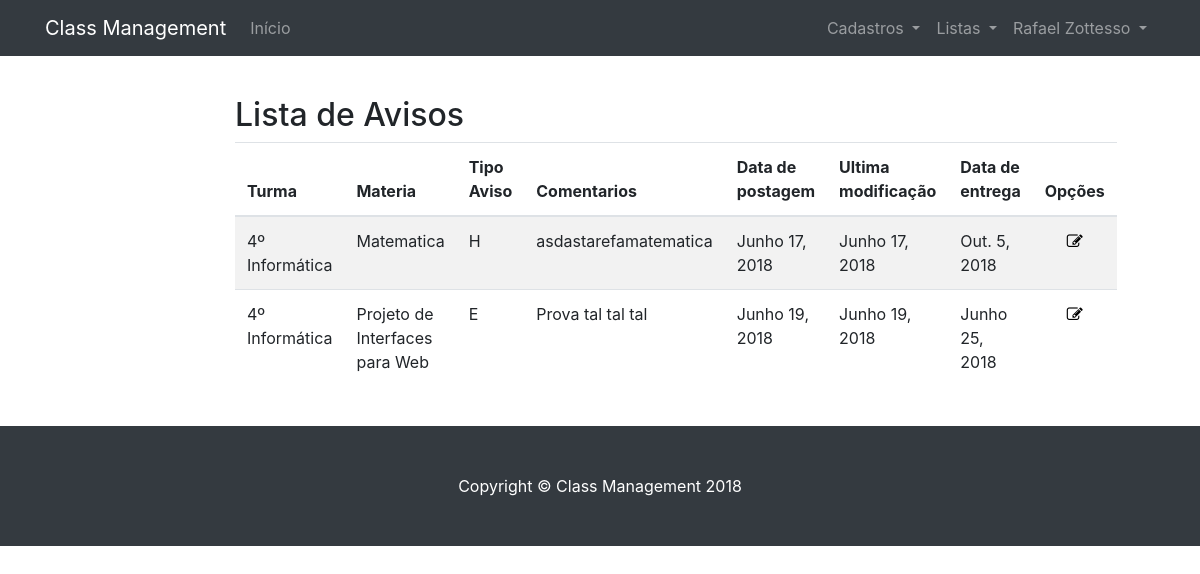
The app's page /visualizar/aviso/ (signed in), older data.
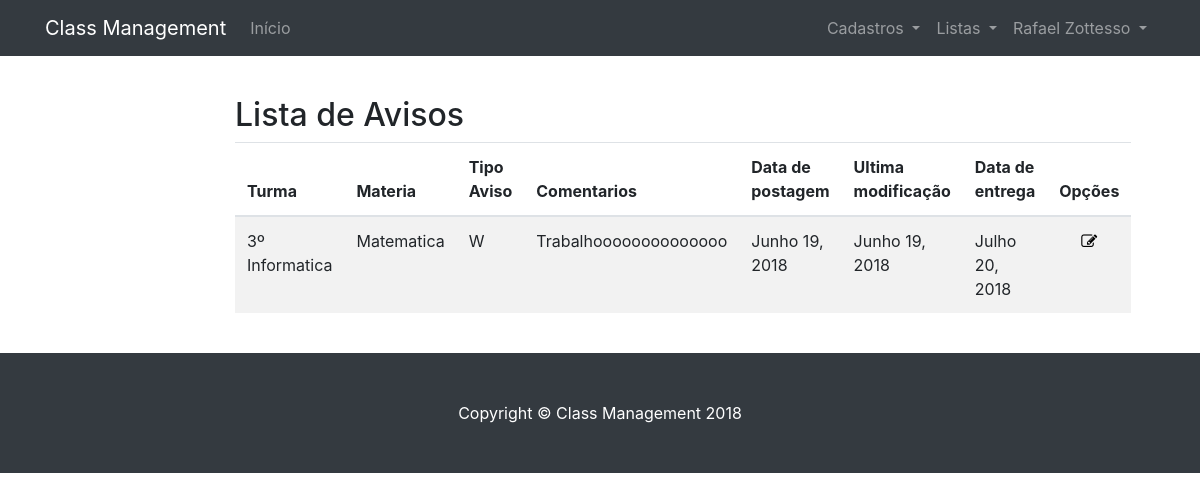
The same page, newer data.
### classmanagement/models.py (models this page shows, shortened)
class Aviso(models.Model):
    AVISO_CHOICES   = (
        ('N', 'Aviso'), #Notice
        ('H', 'Tarefa'), #Homework
        ('W', 'Trabalho'), #Work
        ('E', 'Prova'), #Exam
    )
    data_final              = models.DateField(auto_now=False, auto_now_add=False, blank=False, null=False, verbose_name="Data Final")
    tipo_aviso              = models.CharField(max_length=1, choices=AVISO_CHOICES, null=False, blank=False, help_text='Obrigatório.', verbose_name="Tipo de Aviso")
    comentarios             = models.TextField(null=True, blank=True)
    ultima_modificacao      = models.DateField(auto_now=True)
    data_post               = models.DateField(auto_now_add=True)
    turma                   = models.ForeignKey(Turma, on_delete=models.PROTECT, null=False, blank=False)
    materia                 = models.ForeignKey(Materia, on_delete=models.PROTECT, null=False, blank=False)

class Turma(models.Model):
    nome                    = models.CharField(max_length=120, blank=False, null=False, help_text='Obrigatório.')
    alunos                  = models.ManyToManyField(User, help_text='Obrigatório', related_name='alunos_matriculados')
    data_cadastro           = models.DateField(auto_now_add=True)
    representante           = models.ForeignKey(User, on_delete=models.PROTECT, blank=False, null=False)
    colegio                 = models.ForeignKey(Colegio, on_delete=models.PROTECT, blank=False, null=False, help_text='Obrigatório.')
    def __str__(self):
        return self.nome

class Materia(models.Model):
    DIA_CHOICES   = (
        ('Seg', 'Segunda'),
        ('Ter', 'Terca'),
        ('Qua', 'Quarta'),
        ('Qui', 'Quinta'),
        ('Sex', 'Sexta'),
        ('Sab', 'Sabado'),
        ('Dom', 'Domingo'),
    )
    nome                    = models.CharField(max_length=120, blank=False, null=False, help_text='Obrigatório.')
    local                   = models.CharField(max_length=120, blank=False, null=False, help_text='Exemplo: "Sala 02"')
    dia                     = models.CharField(max_length=3, blank=False, null=False, choices=DIA_CHOICES, help_text='Dia da Semana')
    horario_inicio          = models.CharField(max_length=5, blank=False, null=False, verbose_name="Horario de inicio", help_text='Exemplo: "20:00"')
    horario_fim             = models.CharField(max_length=5, blank=False, null=False, verbose_name="Horario final", help_text='Exemplo: "20:50"')
    turma                   = models.ForeignKey(Turma, on_delete=models.PROTECT, null=False, blank=False)
    professor               = models.ForeignKey(Professor, on_delete=models.PROTECT, null=False, blank=False)
    def __str__(self):
        return self.nome
    class Meta:
        verbose_name = 'Matéria'
        verbose_name_plural = 'Matérias'

### classmanagement/views.py (the view)
# urls.py: path('visualizar/aviso/', views.AvisoListView.as_view(), name='visualizar_aviso'),
class AvisoListView(generic.ListView):
    model = models.Aviso
    template_name = 'list/aviso_list.html'
    def get_queryset(self):
        self.object_list = models.Aviso.objects.filter(
            turma__alunos=self.request.user)
        return self.object_list
    def get_context_data(selfself, **kwargs):
        context = super().get_context_data(**kwargs)
        context['titulo'] = 'Lista de Avisos'
        return context

### classmanagement/templates/list/aviso_list.html (shortened to what this page needs)
{% extends "list.html" %}
{% block lista %}
<table class="table table-striped">
  <thead>
    <tr>
      <th>Turma</th>
      <th>Materia</th>
      <th>Tipo Aviso</th>
      <th>Comentarios</th>
      <th>Data de postagem</th>
      <th>Ultima modificação</th>
      <th>Data de entrega</th>
      <th class="center">Opções</th>
    </tr>
  </thead>
  <tbody>
{% for aviso in object_list %}
   <td>{{ aviso.turma }}</td>
    <td>{{ aviso.materia }}</td>
    <td>{{ aviso.tipo_aviso }}</td>
    <td>{{ aviso.comentarios }}</td>
    <td>{{ aviso.data_post }}</td>
    <td>{{ aviso.ultima_modificacao }}</td>
    <td>{{ aviso.data_final }}</td>
    <td class="center">
        <a href="{{turma.id}}" class="">
          <i class="fa fa-edit" aria-hidden></i>
        </a>
      </td>
{% empty %}
    <tr>
      <td colspan="4">Nenhum registro encontrado!</td>
    </tr>
{% endfor %}
</tbody>
</table>
{% endblock %}

Row changes from the older to the newer data that the page shows:
no longer on this page (row unchanged): Aviso: turma "4º Informática", materia "Matematica", tipo_aviso "H", comentarios "asdastarefamatematica", data_post "Junho 17, 2018", ultima_modificacao "Junho 17, 2018", data_final "Out. 5, 2018"
no longer on this page (row unchanged): Aviso: turma "4º Informática", materia "Projeto de Interfaces para Web", tipo_aviso "E", comentarios "Prova tal tal tal", data_post "Junho 19, 2018", ultima_modificacao "Junho 19, 2018", data_final "Junho 25, 2018"
added Aviso: turma "3º Informatica", materia "Matematica", tipo_aviso "W", comentarios "Trabalhoooooooooooooo", data_post "Junho 19, 2018", ultima_modificacao "Junho 19, 2018", data_final "Julho 20, 2018"
